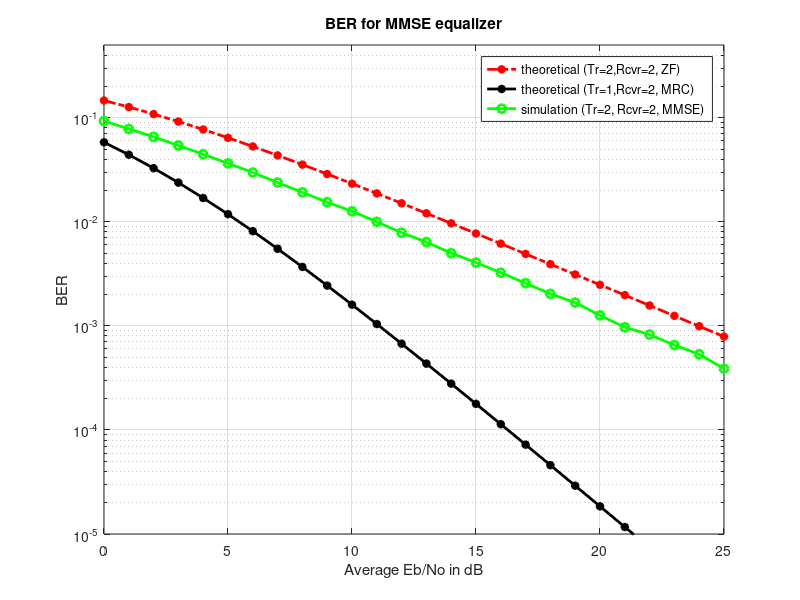

Write the MATLAB code that produced this figure.
%Minimum Mean Square Error equalization

clear
N = 10^6; %Num of bits/Symbols
Eb_N0_dB = [0:25]; %Range of Eb/No values
Tr = 2;
Rcvr = 2;
for i = 1:length(Eb_N0_dB)

    %%%%%%%%%Transmitter
    input = rand(1,N)>0.5; %Generating a random sequence
    s = 2*input-1; %BPSK is being done such that 0 becomes -1 and 1 becomes 0

    Modu_sig = kron(s,ones(Rcvr,1)); 
    Modu_sig = reshape(Modu_sig,[Rcvr,Tr,N/Tr]); %grouping in matrix

    h = 1/sqrt(2)*[randn(Rcvr,Tr,N/Tr) + j*randn(Rcvr,Tr,N/Tr)]; %Rayleigh channel
    n = 1/sqrt(2)*[randn(Rcvr,N/Tr) + j*randn(Rcvr,N/Tr)]; %white gaussian noise with 0 dB variance

    %%%%%%%%%%Noise being added to the channel
    y = squeeze(sum(h.*Modu_sig,2)) + 10^(-Eb_N0_dB(i)/20)*n;

    %%%%%%%%%%Receiver

    %Forming the MMSE equalization matrix W = inv(H^H*H+sigma^2*I)*H^H
    %Inverse of a [2x2] matrix [a b; c d] = 1/(ad-bc)[d -b;-c a]
    Coeff_h = zeros(2,2,N/Tr)  ; 
    Coeff_h(1,1,:) = sum(h(:,2,:).*conj(h(:,2,:)),1) + 10^(-Eb_N0_dB(i)/10);  %d term
    Coeff_h(2,2,:) = sum(h(:,1,:).*conj(h(:,1,:)),1) + 10^(-Eb_N0_dB(i)/10);  %a term
    Coeff_h(2,1,:) = -sum(h(:,2,:).*conj(h(:,1,:)),1); %c term
    Coeff_h(1,2,:) = -sum(h(:,1,:).*conj(h(:,2,:)),1); %b term
    Den_h = ((Coeff_h(1,1,:).*Coeff_h(2,2,:)) - (Coeff_h(1,2,:).*Coeff_h(2,1,:))); %ad-bc term
    Den_h = reshape(kron(reshape(Den_h,1,N/Tr),ones(2,2)),2,2,N/Tr);  %formatting for division
    Inverse_h = Coeff_h./Den_h; %inv(H^H*H)

    Modu_h =  reshape(conj(h),Rcvr,N); %H^H operation
    
    Modu_out = kron(y,ones(1,2)); %formatting the received symbol for equalization
    Modu_out = sum(Modu_h.*Modu_out,1); %H^H * y 
    Modu_out =  kron(reshape(Modu_out,2,N/Tr),ones(1,2)); %formatting
    Hat_out = sum(reshape(Inverse_h,2,N).*Modu_out,1); %inv(H^H*H)*H^H*y
   
    %receiver - hard decision decoding
    inputHat = real(Hat_out)>0;

    %counting the errors
    Error(i) = size(find([input- inputHat]),2);

end

BER = Error/N; %simulated ber
EbN0Lin = 10.^(Eb_N0_dB/10);
th_BER_Rcvr1 = 0.5.*(1-1*(1+1./EbN0Lin).^(-0.5)); 
p = 1/2 - 1/2*(1+1./EbN0Lin).^(-1/2);
th_BERMRC_Rcvr2 = p.^2.*(1+2*(1-p)); 

close all
figure
semilogy(Eb_N0_dB,th_BER_Rcvr1,'-.r*','LineWidth',2);
hold on
semilogy(Eb_N0_dB,th_BERMRC_Rcvr2,'-k*','LineWidth',2);
semilogy(Eb_N0_dB,BER,'-go','LineWidth',2);
axis([0 25 10^-5 0.5])
grid on
legend('theoretical (Tr=2,Rcvr=2, ZF)','theoretical (Tr=1,Rcvr=2, MRC)', 'simulation (Tr=2, Rcvr=2, MMSE)');
xlabel('Average Eb/No in dB');
ylabel('BER');
title('BER for MMSE equalizer');



